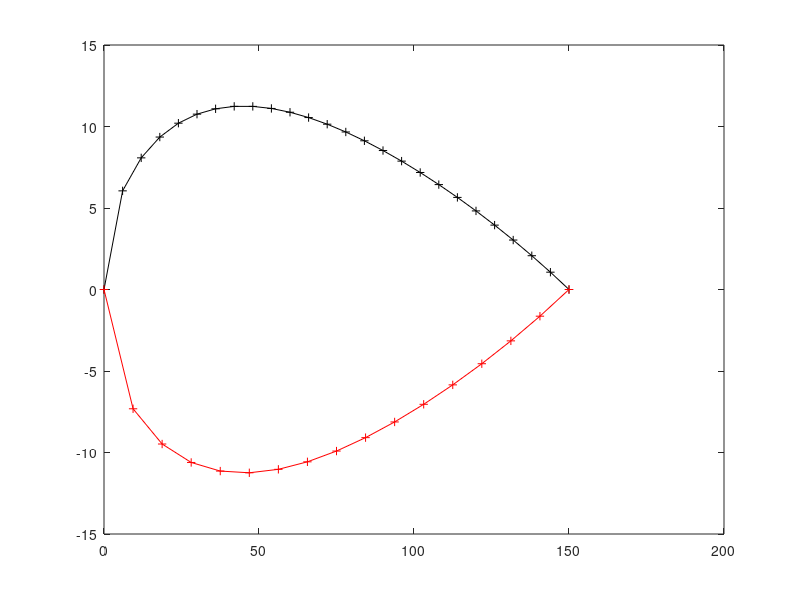

This figure's MATLAB source: (Note: this script raises an error after producing the figure.)
%---------------------SYMMETRIC AIRFOIL GENERATION------------------------%
format long 
clc;
clear all;
x = linspace(0,1,26);
c =  150 ; 			% Chord
t = .15 ;			% Thickness
y = 5*t*(0.2969*sqrt(x)-0.1260*x-0.3516*x.^2+0.2843*x.^3-0.1036*x.^4);
 x = x*c;
 y = y*c;
% [x1,w]=lgwt(17,0,1);
% x1 = fliplr(x1');
x1 = linspace(0,1,17);
y1= -5*t*(0.2969*sqrt(x1)-0.1260*x1-0.3516*x1.^2+0.2843*x1.^3-0.1036*x1.^4);
x1 = x1 * c ;
y1 = y1*c;
figure (1)
plot(x,y,'-+k')
%xlim ([0 1])
%ylim ([-0.5 0.5]) 
hold on
plot (x1,y1,'-+r')

g = [x flip(x) ; y flip(y1)];
figure (2)
plot (g(1,:), g(2,:))
fileID = fopen ('NACA_coordinates.dat','w');
fprintf(fileID, '%6.10f %6.14f\n',g);
fclose(fileID);